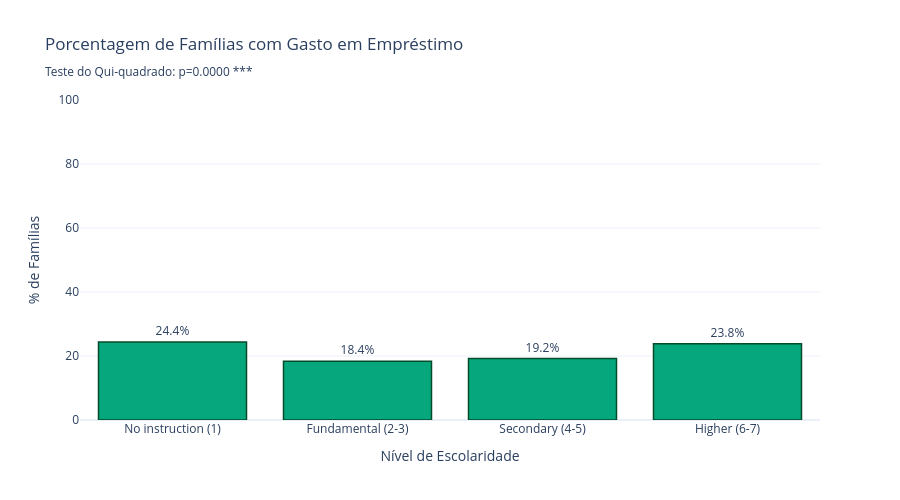

Notebook source saved alongside this figure:
### Markdown cell above
### 5.2.4 Debt prevalence by education band (%)

### Code cell
fig_prev = plotly_figs.debt_prevalence_by_education(pdf, save=True, show_stats=True)
fig_prev.show()

### Figure 1 — Plotly figure (JSON) as saved in the notebook; plotly's stock layout.template omitted (floating-point values rounded to 4 significant figures)
{"data": [{"marker": {"color": "#06A77D", "line": {"color": "#054B2A", "width": 1.5}}, "name": "Prevalência", "text": ["24.4%", "18.4%", "19.2%", "23.8%"], "textposition": "outside", "type": "bar", "x": ["No instruction (1)", "Fundamental (2-3)", "Secondary (4-5)", "Higher (6-7)"], "y": [24.38, 18.39, 19.2, 23.82]}], "layout": {"font": {"size": 12}, "height": 500, "hovermode": "x unified", "showlegend": false, "title": {"text": "Porcentagem de Famílias com Gasto em Empréstimo<br><sub>Teste do Qui-quadrado: p=0.0000 ***</sub>"}, "xaxis": {"title": {"text": "Nível de Escolaridade"}}, "yaxis": {"range": [0, 100], "title": {"text": "% de Famílias"}}}}
